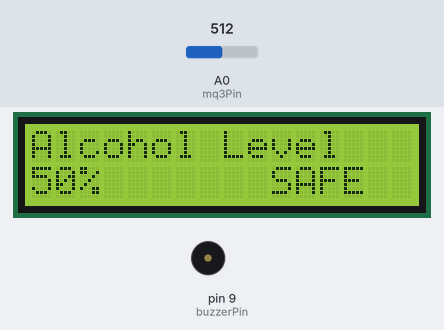
Recording of a sketch running on a simulated Arduino Uno, built with avr-gcc and run on an emulated ATmega328P. Shown: 16×2 character LCD, buzzer (waves = sounding). The test bench sets the inputs (shaded band); at power-on: A0 (mq3Pin) = 512.

Above: at 4.2 s.
4.3 s: A0 (mq3Pin) set to 609
At 5.8 s:
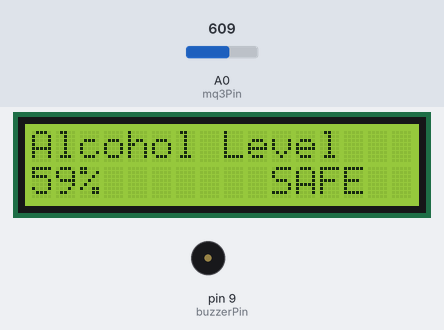
6.1 s: A0 (mq3Pin) set to 635
At 7.4 s:
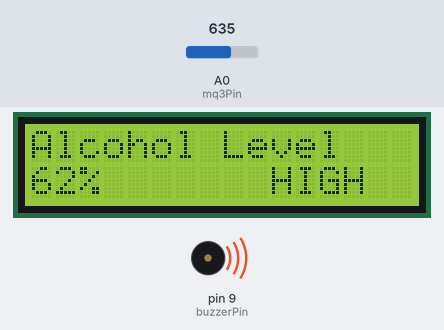
7.7 s: A0 (mq3Pin) set to 716
At 8.9 s:
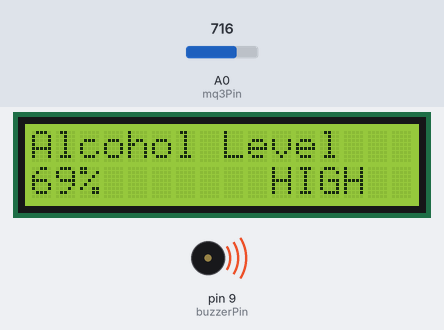
Timing chart, 0 to 10.7 s (numbered marks = the images above; inputs shaded):
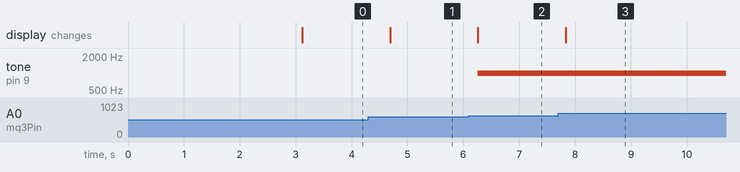

The sketch:

Alcohol_Level_Tester.ino
```cpp
#include <Wire.h>
#include <LiquidCrystal_I2C.h>

// LCD Address (0x27 or 0x3F)
LiquidCrystal_I2C lcd(0x27, 16, 2);

const int mq3Pin = A0;
const int buzzerPin = 9;

int sensorValue;
int alcoholPercent;

void setup()
{
  pinMode(buzzerPin, OUTPUT);

  lcd.init();
  lcd.backlight();

  lcd.setCursor(0, 0);
  lcd.print("Alcohol Tester");
  lcd.setCursor(0, 1);
  lcd.print("Initializing");
  delay(3000);

  lcd.clear();
}

void loop()
{
  sensorValue = analogRead(mq3Pin);

  // Convert sensor reading to percentage
  alcoholPercent = map(sensorValue, 0, 1023, 0, 100);

  lcd.clear();
  lcd.setCursor(0, 0);
  lcd.print("Alcohol Level");

  lcd.setCursor(0, 1);
  lcd.print(alcoholPercent);
  lcd.print("%");

  if (alcoholPercent >60)
  {
    tone(buzzerPin, 1000);   // Buzzer ON

    lcd.setCursor(10, 1);
    lcd.print("HIGH");
  }
  else
  {
    noTone(buzzerPin);       // Buzzer OFF

    lcd.setCursor(10, 1);
    lcd.print("SAFE");
  }

  delay(500);
}
```

Measured:
- the behaviour switches between 624 and 625 on A0 (mq3Pin) (found by bisection; images 1 and 2)
- after the input at 4.3 s, the display: changes after 0.39 s (image 1)
- after the input at 6.1 s, tone on pin 9 (buzzerPin): silent → 1000 Hz after 0.16 s; the display: changes after 0.16 s (image 2)
- after the input at 7.7 s, the display: changes after 0.14 s (image 3)
